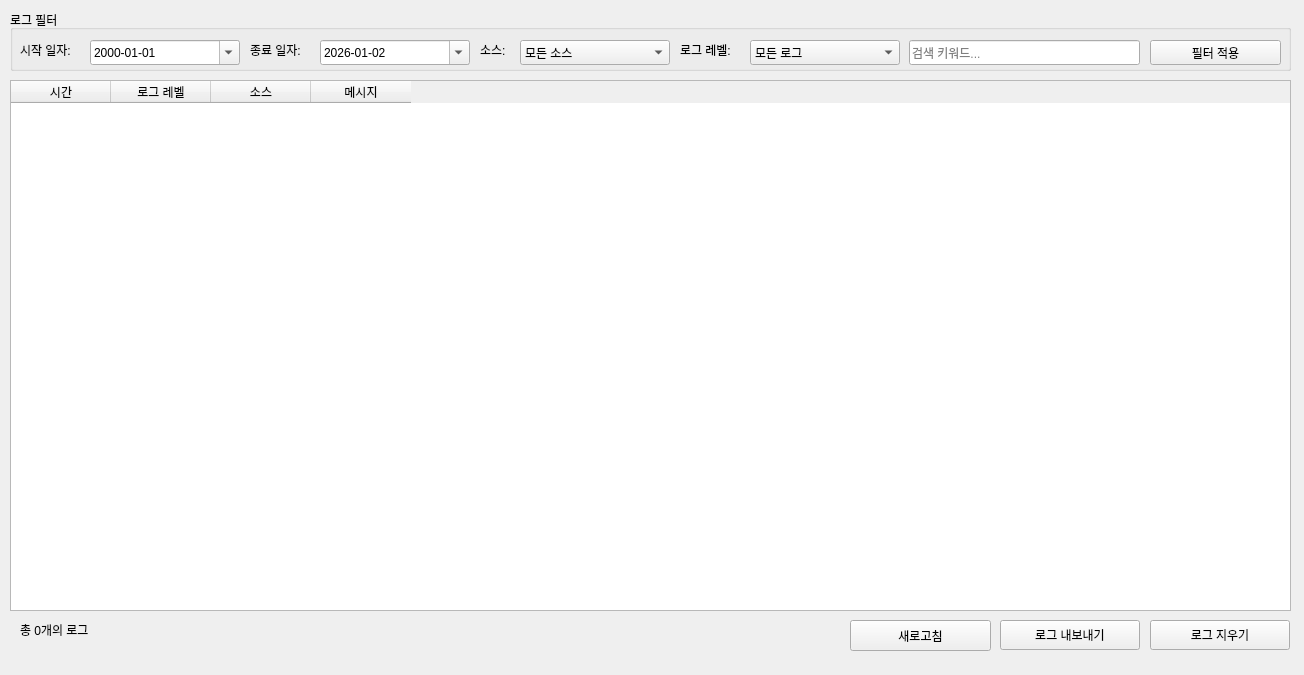
<?xml version="1.0" encoding="UTF-8"?>
<ui version="4.0">
 <class>Form</class>
 <widget class="QWidget" name="Form">
  <property name="geometry">
   <rect>
    <x>0</x>
    <y>0</y>
    <width>1304</width>
    <height>675</height>
   </rect>
  </property>
  <property name="windowTitle">
   <string>Form</string>
  </property>
  <widget class="QGroupBox" name="groupBox_filter">
   <property name="geometry">
    <rect>
     <x>10</x>
     <y>10</y>
     <width>1281</width>
     <height>61</height>
    </rect>
   </property>
   <property name="title">
    <string>로그 필터</string>
   </property>
   <widget class="QLabel" name="label_start_date">
    <property name="geometry">
     <rect>
      <x>10</x>
      <y>30</y>
      <width>80</width>
      <height>20</height>
     </rect>
    </property>
    <property name="text">
     <string>시작 일자:</string>
    </property>
   </widget>
   <widget class="QDateEdit" name="dateEdit_start">
    <property name="geometry">
     <rect>
      <x>80</x>
      <y>30</y>
      <width>150</width>
      <height>25</height>
     </rect>
    </property>
    <property name="displayFormat">
     <string>yyyy-MM-dd</string>
    </property>
    <property name="calendarPopup">
     <bool>true</bool>
    </property>
   </widget>
   <widget class="QLabel" name="label_end_date">
    <property name="geometry">
     <rect>
      <x>240</x>
      <y>30</y>
      <width>80</width>
      <height>20</height>
     </rect>
    </property>
    <property name="text">
     <string>종료 일자:</string>
    </property>
   </widget>
   <widget class="QDateEdit" name="dateEdit_end">
    <property name="geometry">
     <rect>
      <x>310</x>
      <y>30</y>
      <width>150</width>
      <height>25</height>
     </rect>
    </property>
    <property name="dateTime">
     <datetime>
      <hour>0</hour>
      <minute>0</minute>
      <second>0</second>
      <year>2026</year>
      <month>1</month>
      <day>2</day>
     </datetime>
    </property>
    <property name="displayFormat">
     <string>yyyy-MM-dd</string>
    </property>
    <property name="calendarPopup">
     <bool>true</bool>
    </property>
   </widget>
   <widget class="QLabel" name="label_log_level">
    <property name="geometry">
     <rect>
      <x>670</x>
      <y>30</y>
      <width>80</width>
      <height>20</height>
     </rect>
    </property>
    <property name="text">
     <string>로그 레벨:</string>
    </property>
   </widget>
   <widget class="QComboBox" name="comboBox_log_level">
    <property name="geometry">
     <rect>
      <x>740</x>
      <y>30</y>
      <width>150</width>
      <height>25</height>
     </rect>
    </property>
    <item>
     <property name="text">
      <string>모든 로그</string>
     </property>
    </item>
    <item>
     <property name="text">
      <string>정보</string>
     </property>
    </item>
    <item>
     <property name="text">
      <string>경고</string>
     </property>
    </item>
    <item>
     <property name="text">
      <string>오류</string>
     </property>
    </item>
    <item>
     <property name="text">
      <string>긴급</string>
     </property>
    </item>
   </widget>
   <widget class="QLabel" name="label_source">
    <property name="geometry">
     <rect>
      <x>470</x>
      <y>30</y>
      <width>80</width>
      <height>20</height>
     </rect>
    </property>
    <property name="text">
     <string>소스:</string>
    </property>
   </widget>
   <widget class="QComboBox" name="comboBox_source">
    <property name="geometry">
     <rect>
      <x>510</x>
      <y>30</y>
      <width>150</width>
      <height>25</height>
     </rect>
    </property>
    <item>
     <property name="text">
      <string>모든 소스</string>
     </property>
    </item>
    <item>
     <property name="text">
      <string>시스템</string>
     </property>
    </item>
    <item>
     <property name="text">
      <string>네트워크</string>
     </property>
    </item>
    <item>
     <property name="text">
      <string>트럭 제어</string>
     </property>
    </item>
    <item>
     <property name="text">
      <string>미션 관리</string>
     </property>
    </item>
    <item>
     <property name="text">
      <string>사용자 인증</string>
     </property>
    </item>
   </widget>
   <widget class="QLineEdit" name="lineEdit_keyword">
    <property name="geometry">
     <rect>
      <x>899</x>
      <y>30</y>
      <width>231</width>
      <height>25</height>
     </rect>
    </property>
    <property name="placeholderText">
     <string>검색 키워드...</string>
    </property>
   </widget>
   <widget class="QPushButton" name="pushButton_apply_filter">
    <property name="geometry">
     <rect>
      <x>1140</x>
      <y>30</y>
      <width>131</width>
      <height>25</height>
     </rect>
    </property>
    <property name="text">
     <string>필터 적용</string>
    </property>
   </widget>
  </widget>
  <widget class="QTableWidget" name="tableWidget_log">
   <property name="geometry">
    <rect>
     <x>10</x>
     <y>80</y>
     <width>1281</width>
     <height>531</height>
    </rect>
   </property>
   <property name="editTriggers">
    <set>QAbstractItemView::NoEditTriggers</set>
   </property>
   <property name="alternatingRowColors">
    <bool>true</bool>
   </property>
   <property name="selectionBehavior">
    <enum>QAbstractItemView::SelectRows</enum>
   </property>
   <property name="sortingEnabled">
    <bool>true</bool>
   </property>
   <column>
    <property name="text">
     <string>시간</string>
    </property>
   </column>
   <column>
    <property name="text">
     <string>로그 레벨</string>
    </property>
   </column>
   <column>
    <property name="text">
     <string>소스</string>
    </property>
   </column>
   <column>
    <property name="text">
     <string>메시지</string>
    </property>
   </column>
  </widget>
  <widget class="QLabel" name="label_count">
   <property name="geometry">
    <rect>
     <x>20</x>
     <y>620</y>
     <width>200</width>
     <height>20</height>
    </rect>
   </property>
   <property name="text">
    <string>총 0개의 로그</string>
   </property>
  </widget>
  <widget class="QPushButton" name="pushButton_export_log">
   <property name="geometry">
    <rect>
     <x>1000</x>
     <y>620</y>
     <width>140</width>
     <height>30</height>
    </rect>
   </property>
   <property name="text">
    <string>로그 내보내기</string>
   </property>
  </widget>
  <widget class="QPushButton" name="pushButton_clear_log">
   <property name="geometry">
    <rect>
     <x>1150</x>
     <y>620</y>
     <width>140</width>
     <height>30</height>
    </rect>
   </property>
   <property name="text">
    <string>로그 지우기</string>
   </property>
  </widget>
  <widget class="QPushButton" name="pushButton_refresh_log">
   <property name="geometry">
    <rect>
     <x>850</x>
     <y>620</y>
     <width>141</width>
     <height>31</height>
    </rect>
   </property>
   <property name="text">
    <string>새로고침</string>
   </property>
  </widget>
 </widget>
 <resources/>
 <connections/>
</ui>
